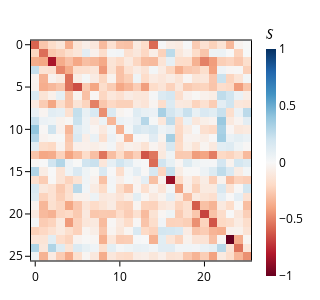

Notebook code cell kept with this figure:
### Code cell
# OV circuit for head 11.10
layer = 11
head = 10
pu.plot_attn(h.normalise_tensor(ov_circuit[layer, head, : , :]), ALPHABET_LIST, image_dir / "symbolic_ov_circuit.png")

### Figure 1 — Plotly figure (JSON) as saved in the notebook; plotly's stock layout.template omitted (floating-point values rounded to 4 significant figures; data arrays with more than 128 entries replaced by an {"elided": "..."} marker saying what was removed)
{"data": [{"coloraxis": "coloraxis", "hovertemplate": "Head: %{x}<br>Layer: %{y}<br>color: %{z}<extra></extra>", "name": "0", "type": "heatmap", "xaxis": "x", "yaxis": "y", "z": {"elided": "26x26 float values"}}], "layout": {"coloraxis": {"cmid": 0, "colorbar": {"len": 1, "lenmode": "fraction", "thickness": 10, "thicknessmode": "pixels", "title": {"text": "𝑆"}}, "colorscale": [[0, "rgb(103,0,31)"], [0.1, "rgb(178,24,43)"], [0.2, "rgb(214,96,77)"], [0.3, "rgb(244,165,130)"], [0.4, "rgb(253,219,199)"], [0.5, "rgb(247,247,247)"], [0.6, "rgb(209,229,240)"], [0.7, "rgb(146,197,222)"], [0.8, "rgb(67,147,195)"], [0.9, "rgb(33,102,172)"], [1, "rgb(5,48,97)"]]}, "font": {"color": "black", "size": 12}, "height": 300, "margin": {"b": 10, "l": 10, "r": 10, "t": 10}, "title": {"font": {"size": 14}}, "width": 300, "xaxis": {"anchor": "y", "constrain": "domain", "domain": [0, 1], "linecolor": "black", "linewidth": 1, "mirror": true, "scaleanchor": "y", "showline": true, "tickcolor": "black", "ticks": "outside", "tickwidth": 1, "title": {}}, "yaxis": {"anchor": "x", "autorange": "reversed", "constrain": "domain", "domain": [0, 1], "linecolor": "black", "linewidth": 1, "mirror": true, "showline": true, "tickcolor": "black", "ticks": "outside", "tickwidth": 1, "title": {}}}}
